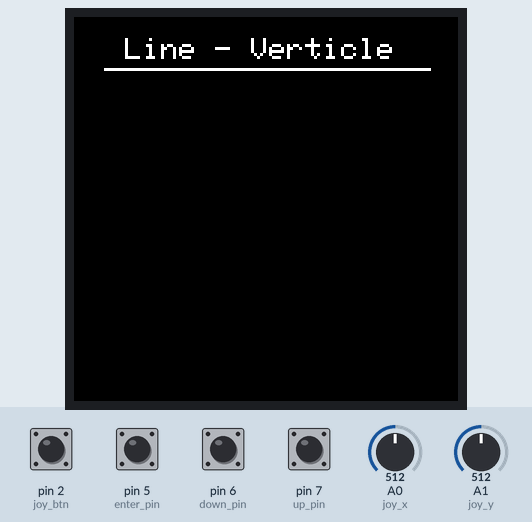
The sketch below on a simulated Arduino Uno, built with avr-gcc and run on an emulated ATmega328P. On the bench: 128×128 colour display. Inputs (shaded band) come from the test bench; at power-on: pin 2 (joy_btn), pin 5 (enter_pin), pin 6 (down_pin), pin 7 (up_pin) HIGH, A0 (joy_x) = 512, A1 (joy_y) = 512.

Above: at 1.3 s.
1.4 s: pin 5 (enter_pin) pulled LOW for 0.15 s
At 2.8 s:
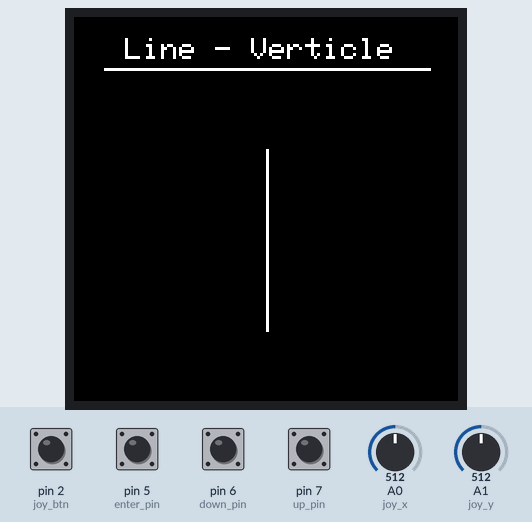
3.2 s: A0 (joy_x) set to 716
At 4.4 s:
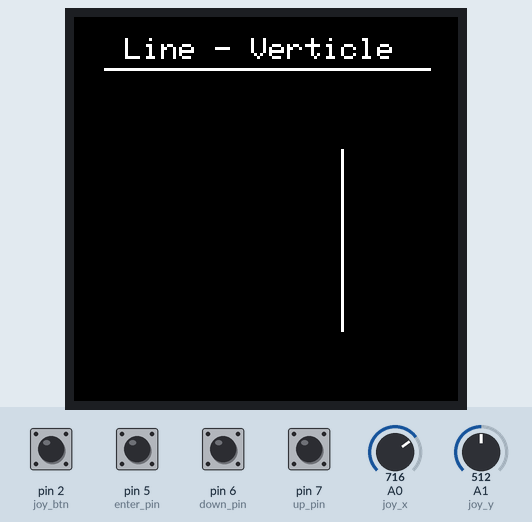
4.7 s: A1 (joy_y) set to 716
At 5.6 s:
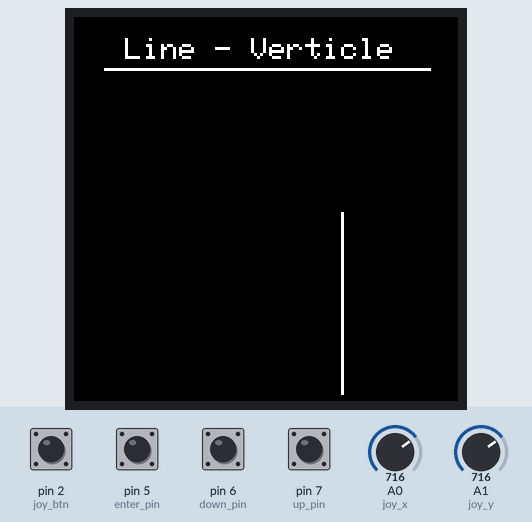
6.2 s: A0 (joy_x) set to 900
At 6.8 s:
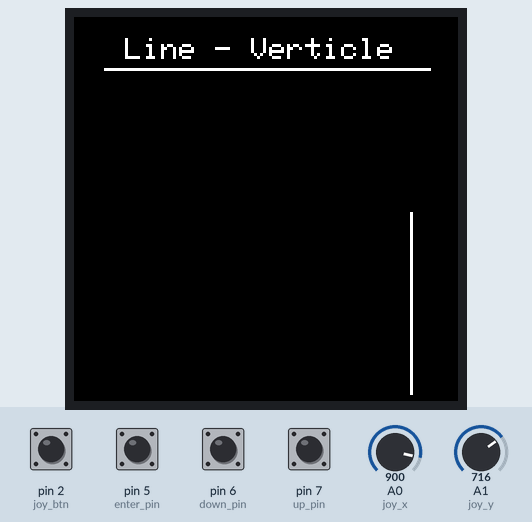
7.7 s: A1 (joy_y) set to 900
At 8.9 s:
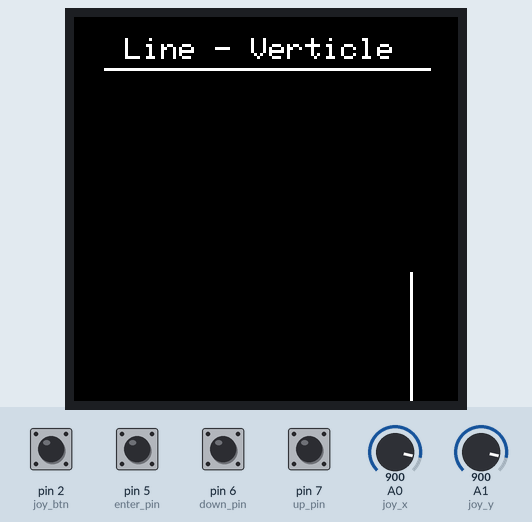
9.2 s: A1 (joy_y) set to 1023
Timing chart, 0 to 11.7 s (numbered marks = the images above; inputs shaded):
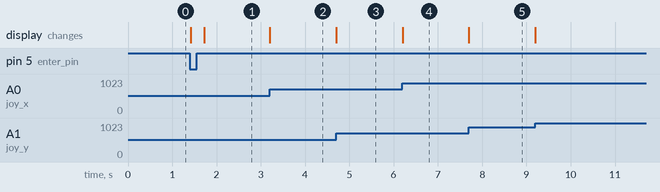

The sketch:

GraphicShapePrinter.ino
```cpp
// Include low level code for Adafruit color display (by Adafruit)
#include <Adafruit_GFX.h>    // Core graphics library
#include <Adafruit_ST7735.h> // Hardware-specific library
#include <SPI.h>

// Value vars
const int shape_options[] = { 0, 1, 2, 3, 4, 5 };
int shape_options_index = 0;
const int process_step[] = { 0, 1, 2, 3, 4 };
int process_step_index = 0;
int prev_x = 0;
int prev_y = 0;
boolean inverting;

// Time Tracking
const int time_between_updates = 25;
int last_update;

// Joystick pins
const int joy_x = A0;
const int joy_y = A1;
const int joy_btn = 2;

// Button pins
const int up_pin = 7;
const int down_pin = 6;
const int enter_pin = 5;

// Color LCD output pins
const int cs_pin = 10;
const int reset_pin = 9;
const int dc_pin = 8;

// Initialize the colorful LCD screen display
Adafruit_ST7735 tft = Adafruit_ST7735(cs_pin,  dc_pin, reset_pin);

void setup() {
  Serial.begin(9600);

  pinMode(up_pin, INPUT_PULLUP);
  pinMode(down_pin, INPUT_PULLUP);
  pinMode(enter_pin, INPUT_PULLUP);
  pinMode(joy_btn, INPUT_PULLUP);

  // Initialize the 1.44" tft ST7735S chip with a white background
  tft.initR(INITR_144GREENTAB);
  tft.fillScreen(ST7735_BLACK);

  last_update = millis();
}

void loop() {
  show_shape_option();
  shape_selection();
  shape_placement();

  if(process_step_index > 4 || process_step_index < 0) {
    process_step_index = 0;
  }
}

void show_shape_option() {
  tft.setCursor(17, 7);
  tft.setTextColor(ST7735_WHITE);

  switch(shape_options_index) {
    case 0:
      tft.print("Line - Verticle");
      break;
    case 1:
      tft.print("Line - Horizontal");
      break;
    case 2:
      tft.print("Square - Empty");
      break;
    case 3:
      tft.print("Square - Filled");
      break;
    case 4:
      tft.print("Circle - Empty");
      break;
    case 5:
      tft.print("Circle - Filled");
      break;
  }

  tft.drawLine(10, 17, 118, 17, ST7735_WHITE);
}

void shape_selection() {
  if(process_step_index != 0) return;
  boolean up = digitalRead(up_pin);
  if(up == LOW) {
    shape_options_index += 1;
    tft.fillScreen(ST7735_BLACK);
    delay(300);
  }

  boolean down = digitalRead(down_pin);
  if(down == LOW) {
    shape_options_index -= 1;
    tft.fillScreen(ST7735_BLACK);
    delay(300);
  }

  boolean enter = digitalRead(enter_pin);
  if(enter == LOW) {
    process_step_index += 1;
    tft.fillScreen(ST7735_BLACK);
    delay(300);
  }

  if(shape_options_index > 5 || shape_options_index < 0) {
    shape_options_index = 0;
  }
}

void shape_placement() {
  if(process_step_index != 1) return;

  int x_value = analogRead(joy_x);
  x_value = map(x_value, 0, 1023, 0, 128);

  int y_value = analogRead(joy_y);
  y_value = map(y_value, 0, 1023, 0, 128-20) + 20;

  int size = 30;

  if(prev_x != x_value || prev_y != y_value) {
    switch(shape_options_index) {
      case 0:
        tft.drawLine(prev_x, prev_y-size, prev_x, prev_y+size, ST7735_BLACK);
        break;
      case 1:
        tft.drawLine(prev_x-size, prev_y, prev_x+size, prev_y, ST7735_BLACK);
        break;
      case 2:
        tft.drawRect(prev_x-size, prev_y-size, prev_x, prev_y, ST7735_BLACK);
        break;
      case 3:
       tft.fillRect(prev_x-size, prev_y-size, prev_x, prev_y, ST7735_BLACK);
        break;
      case 4:
        tft.drawCircle(prev_x, prev_y, size, ST7735_BLACK);
        break;
      case 5:
        tft.fillCircle(prev_x, prev_y, size, ST7735_BLACK);
        break;
    }

    prev_x = x_value;
    prev_y = y_value;

    switch(shape_options_index) {
      case 0:
        tft.drawLine(x_value, y_value-size, x_value, y_value+size, ST7735_WHITE);
        break;
      case 1:
        tft.drawLine(x_value-size, y_value, x_value+size, y_value, ST7735_WHITE);
        break;
      case 2:
        tft.drawRect(x_value-size, y_value-size, x_value, y_value, ST7735_WHITE);
        break;
      case 3:
        tft.fillRect(x_value-size, y_value-size, x_value, y_value, ST7735_WHITE);
        break;
      case 4:
        tft.drawCircle(x_value, y_value, size, ST7735_WHITE);
        break;
      case 5:
        tft.fillCircle(x_value, y_value, size, ST7735_WHITE);
        break;
    }
  }

  if(millis() - last_update >= time_between_updates) {
    last_update = millis();

    boolean btn = digitalRead(joy_btn);
    if(btn == LOW) {
      process_step_index += 1;
      delay(300);
    }
  }
}
```

Measured:
- after the input at 1.4 s, the display: first changes at once (image 1 shows a later state)
- after the input at 3.2 s, the display: changes at once (image 2)
- after the input at 4.7 s, the display: changes at once (image 3)
- after the input at 6.2 s, the display: changes at once (image 4)
- after the input at 7.7 s, the display: changes at once (image 5)
